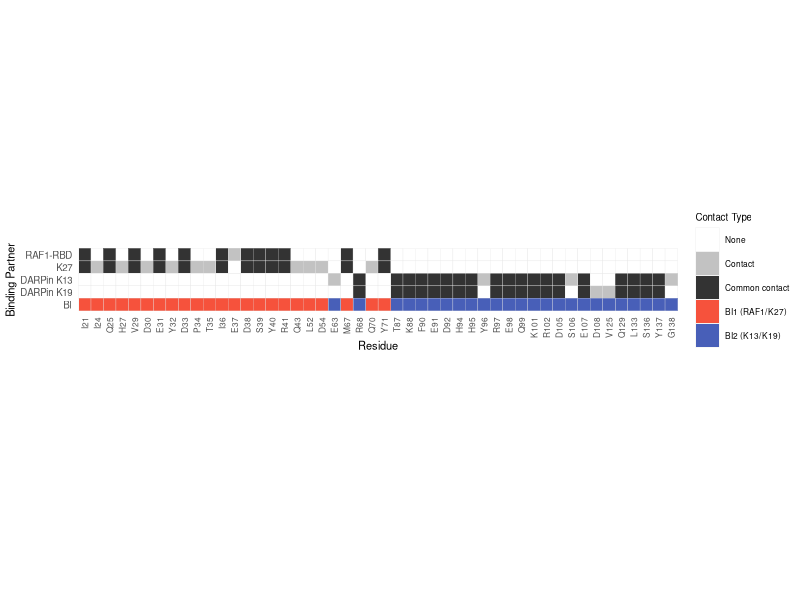
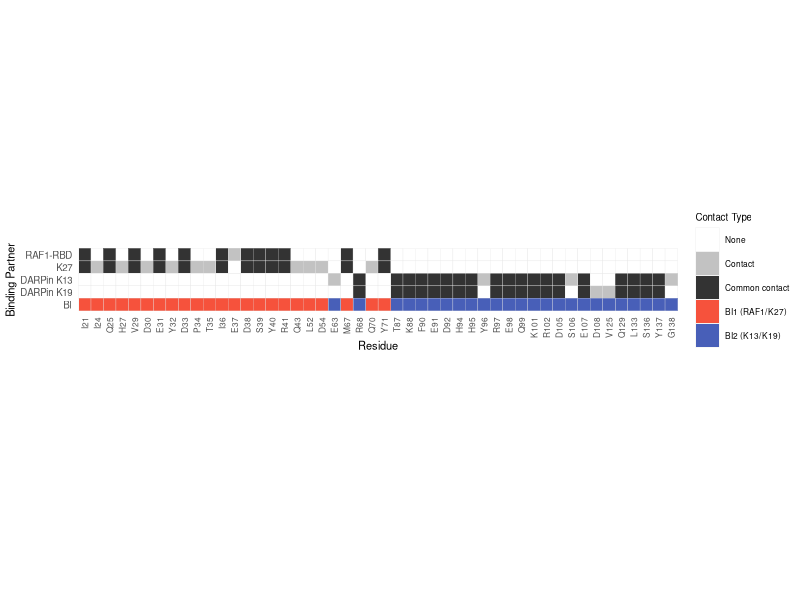

Here is the R script that generated these plots, in order:
library(ggplot2)
library(reshape2)
library(dplyr)

wt_aa <- unlist(strsplit("MTEYKLVVVGAGGVGKSALTIQLIQNHFVDEYDPTIEDSYRKQVVIDGETCLLDILDTAGQEEYSAMRDQYMRTGEGFLCVFAINNTKSFEDIHHYREQIKRVKDSEDVPMVLVGNKCDLPSRTVDTKQAQDLARSYGIPFIETSAKTRQGVDDAFYTLVREIRKHKEKMSKDGKKKKKKSKTKCVIM", ""))
positions <- 1:length(wt_aa)

K13_binding_interface <- c(63,68,87,88,90,91,92,94,95,96,97,98,99,101,102,105,106,107,129,133,136,137,138) 
K19_binding_interface <- c(68,87,88,90,91,92,94,95,97,98,99,101,102,105,107,108,125,129,133,136,137) 
RAF1_binding_interface <- c(21,25,29,31,33,36,37,38,39,40,41,67,71) 
K27_binding_interface <- c(21,24,25,27,29,30,31,32,33,34,35,36,38,39,40,41,43,52,54,67,70,71)

df <- data.frame(
  Position = rep(positions, 4),
  Residue = rep(wt_aa, 4),
  Partner = rep(c("DARPin K13", "DARPin K19", "RAF1-RBD","K27"), each = length(wt_aa)),
  Contact = FALSE
)

# 设置接触位点
df$Contact[df$Partner == "DARPin K13" & df$Position %in% K13_binding_interface] <- TRUE
df$Contact[df$Partner == "DARPin K19" & df$Position %in% K19_binding_interface] <- TRUE
df$Contact[df$Partner == "RAF1-RBD" & df$Position %in% RAF1_binding_interface] <- TRUE
df$Contact[df$Partner == "K27" & df$Position %in% K27_binding_interface] <- TRUE

# 添加是否为共同接触点（出现在2个以上配体中）
all_contacts <- list(K13_binding_interface, K19_binding_interface, RAF1_binding_interface,K27_binding_interface)
contact_freq <- table(unlist(all_contacts))
common_contact_positions <- as.integer(names(contact_freq[contact_freq >= 2]))
df$Common <- df$Position %in% common_contact_positions & df$Contact

# 获取所有接触位点的并集
all_contact_positions <- unique(unlist(all_contacts))

# 提取用于画图的子集
df_plot <- df %>%
  filter(Position %in% all_contact_positions) %>%
  mutate(ResLabel = paste0(Residue, Position))  

# 构建唯一的 Position → ResLabel 映射
residue_labels <- df_plot %>%
  distinct(Position, Residue) %>%
  arrange(Position) %>%
  mutate(ResLabel = paste0(Residue, Position)) %>%
  pull(ResLabel)

# 然后给 ResLabel 设置 factor 顺序（避免重复）
df_plot$ResLabel <- paste0(df_plot$Residue, df_plot$Position)
df_plot$ResLabel <- factor(df_plot$ResLabel, levels = residue_labels)

# 重新设置 Fill 列（你原本的逻辑）
df_plot$Fill <- ifelse(df_plot$Common, "Common contact", 
                       ifelse(df_plot$Contact, "Contact", "None"))
df_plot$Fill <- factor(df_plot$Fill, levels = c("None", "Contact", "Common contact"))

# 关键修改：设置Partner因子的顺序，确保从上到下为RAF1/K27/K13/K19
df_plot$Partner <- factor(df_plot$Partner, 
                          levels = c("RAF1-RBD", "K27", "DARPin K13", "DARPin K19"))

# ========== 修改部分：创建BI数据，将BI1和BI2放在同一行 ==========
# 定义BI1 (RAF1/K27结合位点) 和 BI2 (K13/K19结合位点)
BI1_positions <- unique(c(RAF1_binding_interface, K27_binding_interface))
BI2_positions <- unique(c(K13_binding_interface, K19_binding_interface))

# 创建BI数据框 - 只创建一行
bi_df <- data.frame(
  Position = all_contact_positions,
  ResLabel = paste0(wt_aa[all_contact_positions], all_contact_positions),
  Partner = "BI",
  Fill = "None"
)

# 设置填充颜色：如果同时属于BI1和BI2，使用混合颜色；否则分别使用BI1或BI2颜色
bi_df$Fill <- ifelse(
  bi_df$Position %in% BI1_positions & bi_df$Position %in% BI2_positions,
  "Both",
  ifelse(
    bi_df$Position %in% BI1_positions,
    "BI1",
    ifelse(
      bi_df$Position %in% BI2_positions,
      "BI2",
      "None"
    )
  )
)

# 设置ResLabel为因子
bi_df$ResLabel <- factor(bi_df$ResLabel, levels = residue_labels)

# 合并原始数据和BI数据
combined_df <- bind_rows(df_plot, bi_df)
combined_df$Partner <- factor(combined_df$Partner, 
                              levels = c("RAF1-RBD", "K27", "DARPin K13", "DARPin K19", "BI"))

# 更新填充颜色的级别和颜色映射
combined_df$Fill <- factor(combined_df$Fill, 
                           levels = c("None", "Contact", "Common contact", "BI1", "BI2", "Both"))

# ========== 绘制图形 ==========
ggplot(combined_df, aes(x = ResLabel, y = Partner, fill = Fill)) +
  geom_tile(color = "grey90", width = 1, height = 1) +  # 正方形格子
  scale_fill_manual(
    values = c(
      "None" = alpha("white", 1),           
      "Contact" = alpha("grey70", 0.8),    
      "Common contact" = alpha("black", 0.8), 
      "BI1" = alpha("#F4270C", 0.8),          # 红色 - BI1 RAF1/K27 并集
      "BI2" = alpha("#1B38A6", 0.8),          # 蓝色 - BI2 K13/K19 并集
      "Both" = alpha("#C68EFD", 1)          # 紫色 - 同时属于BI1和BI2
    ),
    name = "Contact Type",
    labels = c("None", "Contact", "Common contact", "BI1 (RAF1/K27)", "BI2 (K13/K19)", "Both")
  ) +
  scale_y_discrete(limits = rev(levels(combined_df$Partner))) +  # 反转Y轴顺序
  coord_fixed(ratio = 1) +  # 保持正方形
  theme_minimal(base_size = 8) +
  labs(x = "Residue", y = "Binding Partner", fill = "") +  # 添加图例标题
  theme(
    axis.text.x = element_text(angle = 90, vjust = 0.5, hjust = 1, size = 6),
    axis.text.y = element_text(size = 7),
    axis.title.x = element_text(size = 8),
    axis.title.y = element_text(size = 8),
    panel.grid = element_blank(),
    legend.title = element_text(size = 7),
    legend.text = element_text(size = 6),
    plot.title = element_text(hjust = 0.5),
    plot.subtitle = element_text(hjust = 0.5)
  )

ggsave("C:/Users/36146/OneDrive - USTC/Manuscripts/K13_K19/figures/figure3/20251025/Common_and_unique_structural_contacts_with_BI 2.pdf", 
       width = 10, height = 5.5, dpi = 300)  # 调整高度
